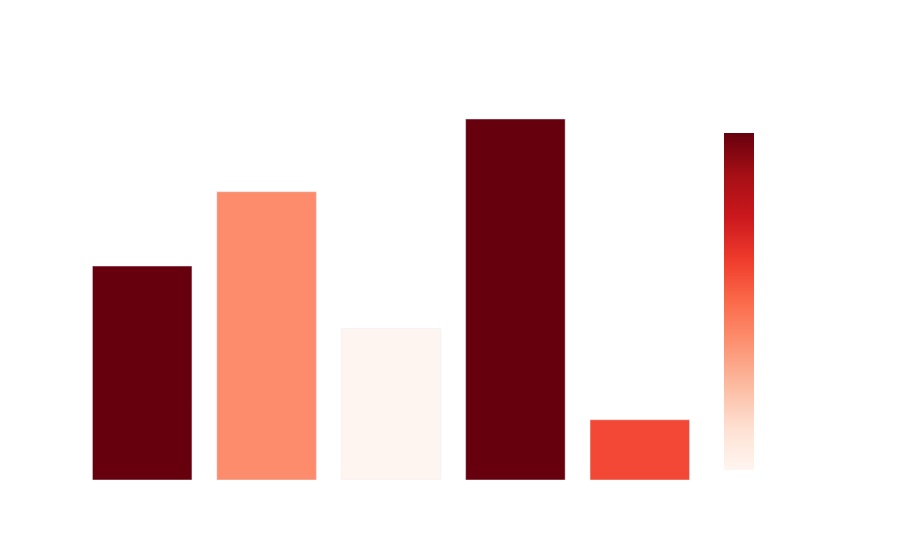

Notebook cell for this chart:
### Code cell
layout = go.Layout(
    paper_bgcolor='rgba(0,0,0,0)',
    plot_bgcolor='rgba(0,0,0,0)')

cases_fig = px.bar(city_dfs['by-borough'].iloc[0:5], x='Borough', y='Total Cases', color = 'Cases Rate (Per 100k)', title = 'Total Cases by Borough', color_continuous_scale = 'Reds')
cases_fig.update_layout(title = {'text': 'Total Cases by Borough',
                                 'x': 0.5,
                                 'xanchor': 'center'},
                        font = dict(family = 'Montserrat', size = 14, color = '#FFFFFF'))
cases_fig.update_layout({'paper_bgcolor':'rgba(0,0,0,0)',
    'plot_bgcolor':'rgba(0,0,0,0)'})
cases_fig.show()

### Figure 1 — Plotly figure (JSON) as saved in the notebook; plotly's stock layout.template omitted (floating-point values rounded to 4 significant figures)
{"data": [{"alignmentgroup": "True", "hovertemplate": "Borough=%{x}<br>Total Cases=%{y}<br>Cases Rate (Per 100k)=%{marker.color}<extra></extra>", "legendgroup": "", "marker": {"color": [927.2, 679.0, 516.8, 927.5, 758.9], "coloraxis": "coloraxis"}, "name": "", "offsetgroup": "", "orientation": "v", "showlegend": false, "textposition": "auto", "type": "bar", "x": ["The Bronx", "Brooklyn", "Manhattan", "Queens", "Staten Island"], "xaxis": "x", "y": [13680, 18434, 9691, 23083, 3851], "yaxis": "y"}], "layout": {"barmode": "relative", "coloraxis": {"colorbar": {"title": {"text": "Cases Rate (Per 100k)"}}, "colorscale": [[0, "rgb(255,245,240)"], [0.125, "rgb(254,224,210)"], [0.25, "rgb(252,187,161)"], [0.375, "rgb(252,146,114)"], [0.5, "rgb(251,106,74)"], [0.625, "rgb(239,59,44)"], [0.75, "rgb(203,24,29)"], [0.875, "rgb(165,15,21)"], [1, "rgb(103,0,13)"]]}, "font": {"color": "#FFFFFF", "family": "Montserrat", "size": 14}, "legend": {"tracegroupgap": 0}, "paper_bgcolor": "rgba(0,0,0,0)", "plot_bgcolor": "rgba(0,0,0,0)", "title": {"text": "Total Cases by Borough", "x": 0.5, "xanchor": "center"}, "xaxis": {"anchor": "y", "domain": [0, 1], "title": {"text": "Borough"}}, "yaxis": {"anchor": "x", "domain": [0, 1], "title": {"text": "Total Cases"}}}}
